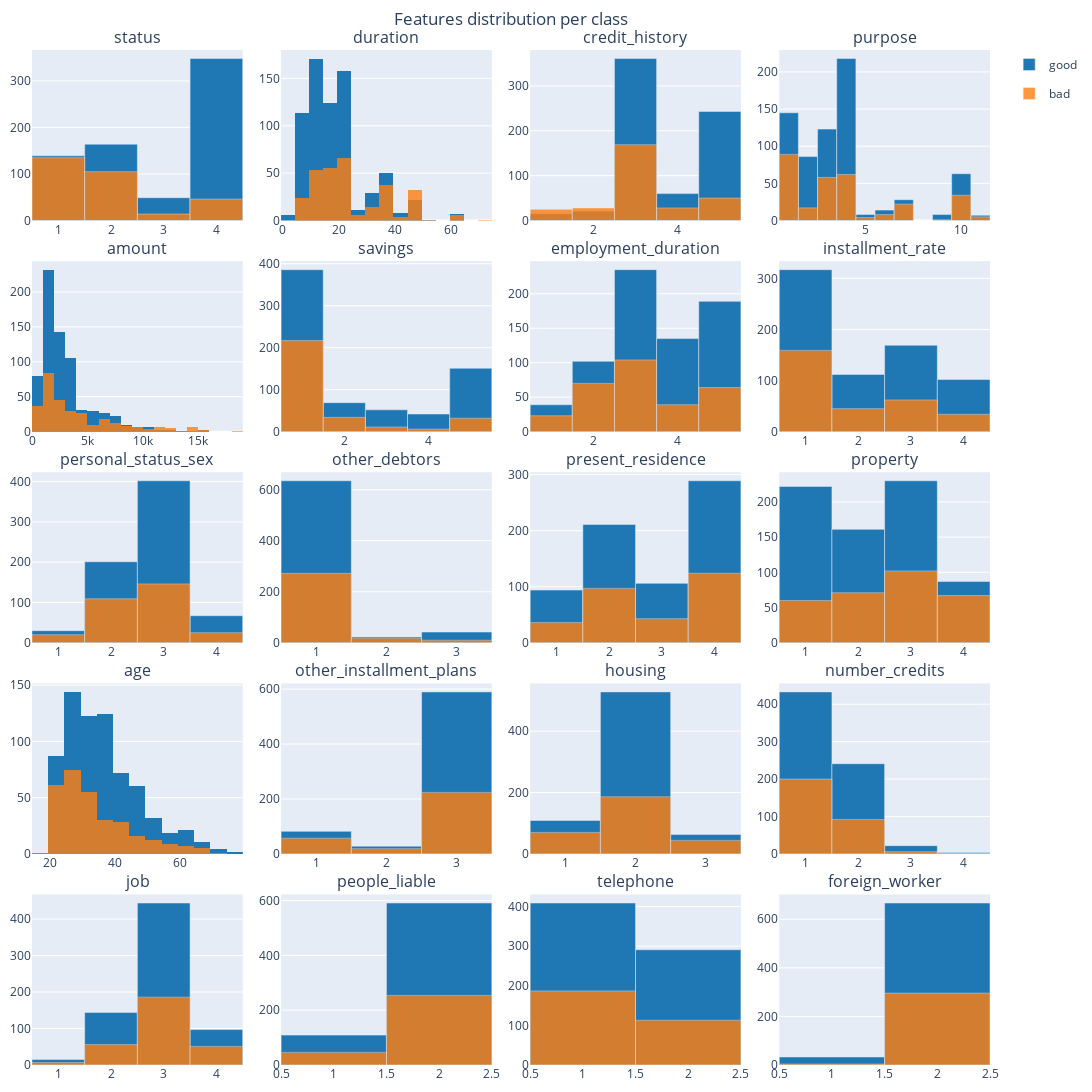

The notebook cell this image was saved under:
### Markdown cell above
## Features distribution per class

### Code cell
numerical_features = ["age", "duration", "amount"]
titles = tuple(df.keys()[0:-1])
layout = get_layout("Features distribution per class", barmode='overlay', showlegend=True)
fig = make_subplots(rows=5, cols=4, subplot_titles=titles, vertical_spacing=0.04, horizontal_spacing=0.04)
for index,feature in enumerate(titles):
    if feature not in numerical_features:
        feature_risk_df = df.groupby([feature, "credit_risk"]).size().unstack()
        fig.add_trace(go.Bar(x=feature_risk_df.index, y=feature_risk_df[0], marker = dict(color = colors[0]), legendgroup="good", showlegend=(feature==titles[0]),name="good"), row=index//4+1, col=index%4+1)
        fig.add_trace(go.Bar(x=feature_risk_df.index, y=feature_risk_df[1], marker = dict(color = colors[1]),legendgroup="bad", showlegend=(feature==titles[0]), name="bad",opacity=0.8), row=index//4+1, col=index%4+1)
    else:
        trace = go.Histogram(x=df[df["credit_risk"] == 0][feature], nbinsx=20, marker = dict(color = colors[0]),legendgroup="good", showlegend=False, name="good")
        fig.add_trace(trace ,row=index//4+1, col=index%4+1)
        trace = go.Histogram(x=df[df["credit_risk"] == 1][feature], nbinsx=20, marker = dict(color = colors[1]),legendgroup="bad", showlegend=False, name="bad", opacity=0.8)
        fig.add_trace(trace ,row=index//4+1, col=index%4+1)
fig.update_layout(layout)
fig.show()      
if SAVE_IMAGES:
    pio.write_image(fig, f"{images_folder}/distributions_by_class.png")

### Figure 1 — Plotly figure (JSON) as saved in the notebook; plotly's stock layout.template omitted (floating-point values rounded to 4 significant figures; data arrays with more than 128 entries replaced by an {"elided": "..."} marker saying what was removed)
{"data": [{"legendgroup": "good", "marker": {"color": "rgb(31, 119, 180)"}, "name": "good", "showlegend": true, "type": "bar", "x": [1, 2, 3, 4], "xaxis": "x", "y": [139, 164, 49, 348], "yaxis": "y"}, {"legendgroup": "bad", "marker": {"color": "rgb(255, 127, 14)"}, "name": "bad", "opacity": 0.8, "showlegend": true, "type": "bar", "x": [1, 2, 3, 4], "xaxis": "x", "y": [135, 105, 14, 46], "yaxis": "y"}, {"legendgroup": "good", "marker": {"color": "rgb(31, 119, 180)"}, "name": "good", "nbinsx": 20, "showlegend": false, "type": "histogram", "x": {"elided": "700 int values"}, "xaxis": "x2", "yaxis": "y2"}, {"legendgroup": "bad", "marker": {"color": "rgb(255, 127, 14)"}, "name": "bad", "nbinsx": 20, "opacity": 0.8, "showlegend": false, "type": "histogram", "x": {"elided": "300 int values"}, "xaxis": "x2", "yaxis": "y2"}, {"legendgroup": "good", "marker": {"color": "rgb(31, 119, 180)"}, "name": "good", "showlegend": false, "type": "bar", "x": [1, 2, 3, 4, 5], "xaxis": "x3", "y": [15, 21, 361, 60, 243], "yaxis": "y3"}, {"legendgroup": "bad", "marker": {"color": "rgb(255, 127, 14)"}, "name": "bad", "opacity": 0.8, "showlegend": false, "type": "bar", "x": [1, 2, 3, 4, 5], "xaxis": "x3", "y": [25, 28, 169, 28, 50], "yaxis": "y3"}, {"legendgroup": "good", "marker": {"color": "rgb(31, 119, 180)"}, "name": "good", "showlegend": false, "type": "bar", "x": [1, 2, 3, 4, 5, 6, 7, 9, 10, 11], "xaxis": "x4", "y": [145, 86, 123, 218, 8, 14, 28, 8, 63, 7], "yaxis": "y4"}, {"legendgroup": "bad", "marker": {"color": "rgb(255, 127, 14)"}, "name": "bad", "opacity": 0.8, "showlegend": false, "type": "bar", "x": [1, 2, 3, 4, 5, 6, 7, 9, 10, 11], "xaxis": "x4", "y": [89, 17, 58, 62, 4, 8, 22, 1, 34, 5], "yaxis": "y4"}, {"legendgroup": "good", "marker": {"color": "rgb(31, 119, 180)"}, "name": "good", "nbinsx": 20, "showlegend": false, "type": "histogram", "x": {"elided": "700 int values"}, "xaxis": "x5", "yaxis": "y5"}, {"legendgroup": "bad", "marker": {"color": "rgb(255, 127, 14)"}, "name": "bad", "nbinsx": 20, "opacity": 0.8, "showlegend": false, "type": "histogram", "x": {"elided": "300 int values"}, "xaxis": "x5", "yaxis": "y5"}, {"legendgroup": "good", "marker": {"color": "rgb(31, 119, 180)"}, "name": "good", "showlegend": false, "type": "bar", "x": [1, 2, 3, 4, 5], "xaxis": "x6", "y": [386, 69, 52, 42, 151], "yaxis": "y6"}, {"legendgroup": "bad", "marker": {"color": "rgb(255, 127, 14)"}, "name": "bad", "opacity": 0.8, "showlegend": false, "type": "bar", "x": [1, 2, 3, 4, 5], "xaxis": "x6", "y": [217, 34, 11, 6, 32], "yaxis": "y6"}, {"legendgroup": "good", "marker": {"color": "rgb(31, 119, 180)"}, "name": "good", "showlegend": false, "type": "bar", "x": [1, 2, 3, 4, 5], "xaxis": "x7", "y": [39, 102, 235, 135, 189], "yaxis": "y7"}, {"legendgroup": "bad", "marker": {"color": "rgb(255, 127, 14)"}, "name": "bad", "opacity": 0.8, "showlegend": false, "type": "bar", "x": [1, 2, 3, 4, 5], "xaxis": "x7", "y": [23, 70, 104, 39, 64], "yaxis": "y7"}, {"legendgroup": "good", "marker": {"color": "rgb(31, 119, 180)"}, "name": "good", "showlegend": false, "type": "bar", "x": [1, 2, 3, 4], "xaxis": "x8", "y": [317, 112, 169, 102], "yaxis": "y8"}, {"legendgroup": "bad", "marker": {"color": "rgb(255, 127, 14)"}, "name": "bad", "opacity": 0.8, "showlegend": false, "type": "bar", "x": [1, 2, 3, 4], "xaxis": "x8", "y": [159, 45, 62, 34], "yaxis": "y8"}, {"legendgroup": "good", "marker": {"color": "rgb(31, 119, 180)"}, "name": "good", "showlegend": false, "type": "bar", "x": [1, 2, 3, 4], "xaxis": "x9", "y": [30, 201, 402, 67], "yaxis": "y9"}, {"legendgroup": "bad", "marker": {"color": "rgb(255, 127, 14)"}, "name": "bad", "opacity": 0.8, "showlegend": false, "type": "bar", "x": [1, 2, 3, 4], "xaxis": "x9", "y": [20, 109, 146, 25], "yaxis": "y9"}, {"legendgroup": "good", "marker": {"color": "rgb(31, 119, 180)"}, "name": "good", "showlegend": false, "type": "bar", "x": [1, 2, 3], "xaxis": "x10", "y": [635, 23, 42], "yaxis": "y10"}, {"legendgroup": "bad", "marker": {"color": "rgb(255, 127, 14)"}, "name": "bad", "opacity": 0.8, "showlegend": false, "type": "bar", "x": [1, 2, 3], "xaxis": "x10", "y": [272, 18, 10], "yaxis": "y10"}, {"legendgroup": "good", "marker": {"color": "rgb(31, 119, 180)"}, "name": "good", "showlegend": false, "type": "bar", "x": [1, 2, 3, 4], "xaxis": "x11", "y": [94, 211, 106, 289], "yaxis": "y11"}, {"legendgroup": "bad", "marker": {"color": "rgb(255, 127, 14)"}, "name": "bad", "opacity": 0.8, "showlegend": false, "type": "bar", "x": [1, 2, 3, 4], "xaxis": "x11", "y": [36, 97, 43, 124], "yaxis": "y11"}, {"legendgroup": "good", "marker": {"color": "rgb(31, 119, 180)"}, "name": "good", "showlegend": false, "type": "bar", "x": [1, 2, 3, 4], "xaxis": "x12", "y": [222, 161, 230, 87], "yaxis": "y12"}, {"legendgroup": "bad", "marker": {"color": "rgb(255, 127, 14)"}, "name": "bad", "opacity": 0.8, "showlegend": false, "type": "bar", "x": [1, 2, 3, 4], "xaxis": "x12", "y": [60, 71, 102, 67], "yaxis": "y12"}, {"legendgroup": "good", "marker": {"color": "rgb(31, 119, 180)"}, "name": "good", "nbinsx": 20, "showlegend": false, "type": "histogram", "x": {"elided": "700 int values"}, "xaxis": "x13", "yaxis": "y13"}, {"legendgroup": "bad", "marker": {"color": "rgb(255, 127, 14)"}, "name": "bad", "nbinsx": 20, "opacity": 0.8, "showlegend": false, "type": "histogram", "x": {"elided": "300 int values"}, "xaxis": "x13", "yaxis": "y13"}, {"legendgroup": "good", "marker": {"color": "rgb(31, 119, 180)"}, "name": "good", "showlegend": false, "type": "bar", "x": [1, 2, 3], "xaxis": "x14", "y": [82, 28, 590], "yaxis": "y14"}, {"legendgroup": "bad", "marker": {"color": "rgb(255, 127, 14)"}, "name": "bad", "opacity": 0.8, "showlegend": false, "type": "bar", "x": [1, 2, 3], "xaxis": "x14", "y": [57, 19, 224], "yaxis": "y14"}, {"legendgroup": "good", "marker": {"color": "rgb(31, 119, 180)"}, "name": "good", "showlegend": false, "type": "bar", "x": [1, 2, 3], "xaxis": "x15", "y": [109, 528, 63], "yaxis": "y15"}, {"legendgroup": "bad", "marker": {"color": "rgb(255, 127, 14)"}, "name": "bad", "opacity": 0.8, "showlegend": false, "type": "bar", "x": [1, 2, 3], "xaxis": "x15", "y": [70, 186, 44], "yaxis": "y15"}, {"legendgroup": "good", "marker": {"color": "rgb(31, 119, 180)"}, "name": "good", "showlegend": false, "type": "bar", "x": [1, 2, 3, 4], "xaxis": "x16", "y": [433, 241, 22, 4], "yaxis": "y16"}, {"legendgroup": "bad", "marker": {"color": "rgb(255, 127, 14)"}, "name": "bad", "opacity": 0.8, "showlegend": false, "type": "bar", "x": [1, 2, 3, 4], "xaxis": "x16", "y": [200, 92, 6, 2], "yaxis": "y16"}, {"legendgroup": "good", "marker": {"color": "rgb(31, 119, 180)"}, "name": "good", "showlegend": false, "type": "bar", "x": [1, 2, 3, 4], "xaxis": "x17", "y": [15, 144, 444, 97], "yaxis": "y17"}, {"legendgroup": "bad", "marker": {"color": "rgb(255, 127, 14)"}, "name": "bad", "opacity": 0.8, "showlegend": false, "type": "bar", "x": [1, 2, 3, 4], "xaxis": "x17", "y": [7, 56, 186, 51], "yaxis": "y17"}, {"legendgroup": "good", "marker": {"color": "rgb(31, 119, 180)"}, "name": "good", "showlegend": false, "type": "bar", "x": [1, 2], "xaxis": "x18", "y": [109, 591], "yaxis": "y18"}, {"legendgroup": "bad", "marker": {"color": "rgb(255, 127, 14)"}, "name": "bad", "opacity": 0.8, "showlegend": false, "type": "bar", "x": [1, 2], "xaxis": "x18", "y": [46, 254], "yaxis": "y18"}, {"legendgroup": "good", "marker": {"color": "rgb(31, 119, 180)"}, "name": "good", "showlegend": false, "type": "bar", "x": [1, 2], "xaxis": "x19", "y": [409, 291], "yaxis": "y19"}, {"legendgroup": "bad", "marker": {"color": "rgb(255, 127, 14)"}, "name": "bad", "opacity": 0.8, "showlegend": false, "type": "bar", "x": [1, 2], "xaxis": "x19", "y": [187, 113], "yaxis": "y19"}, {"legendgroup": "good", "marker": {"color": "rgb(31, 119, 180)"}, "name": "good", "showlegend": false, "type": "bar", "x": [1, 2], "xaxis": "x20", "y": [33, 667], "yaxis": "y20"}, {"legendgroup": "bad", "marker": {"color": "rgb(255, 127, 14)"}, "name": "bad", "opacity": 0.8, "showlegend": false, "type": "bar", "x": [1, 2], "xaxis": "x20", "y": [4, 296], "yaxis": "y20"}], "layout": {"annotations": [{"font": {"size": 16}, "showarrow": false, "text": "status", "x": 0.11, "xanchor": "center", "xref": "paper", "y": 1, "yanchor": "bottom", "yref": "paper"}, {"font": {"size": 16}, "showarrow": false, "text": "duration", "x": 0.37, "xanchor": "center", "xref": "paper", "y": 1, "yanchor": "bottom", "yref": "paper"}, {"font": {"size": 16}, "showarrow": false, "text": "credit_history", "x": 0.63, "xanchor": "center", "xref": "paper", "y": 1, "yanchor": "bottom", "yref": "paper"}, {"font": {"size": 16}, "showarrow": false, "text": "purpose", "x": 0.89, "xanchor": "center", "xref": "paper", "y": 1, "yanchor": "bottom", "yref": "paper"}, {"font": {"size": 16}, "showarrow": false, "text": "amount", "x": 0.11, "xanchor": "center", "xref": "paper", "y": 0.792, "yanchor": "bottom", "yref": "paper"}, {"font": {"size": 16}, "showarrow": false, "text": "savings", "x": 0.37, "xanchor": "center", "xref": "paper", "y": 0.792, "yanchor": "bottom", "yref": "paper"}, {"font": {"size": 16}, "showarrow": false, "text": "employment_duration", "x": 0.63, "xanchor": "center", "xref": "paper", "y": 0.792, "yanchor": "bottom", "yref": "paper"}, {"font": {"size": 16}, "showarrow": false, "text": "installment_rate", "x": 0.89, "xanchor": "center", "xref": "paper", "y": 0.792, "yanchor": "bottom", "yref": "paper"}, {"font": {"size": 16}, "showarrow": false, "text": "personal_status_sex", "x": 0.11, "xanchor": "center", "xref": "paper", "y": 0.584, "yanchor": "bottom", "yref": "paper"}, {"font": {"size": 16}, "showarrow": false, "text": "other_debtors", "x": 0.37, "xanchor": "center", "xref": "paper", "y": 0.584, "yanchor": "bottom", "yref": "paper"}, {"font": {"size": 16}, "showarrow": false, "text": "present_residence", "x": 0.63, "xanchor": "center", "xref": "paper", "y": 0.584, "yanchor": "bottom", "yref": "paper"}, {"font": {"size": 16}, "showarrow": false, "text": "property", "x": 0.89, "xanchor": "center", "xref": "paper", "y": 0.584, "yanchor": "bottom", "yref": "paper"}, {"font": {"size": 16}, "showarrow": false, "text": "age", "x": 0.11, "xanchor": "center", "xref": "paper", "y": 0.376, "yanchor": "bottom", "yref": "paper"}, {"font": {"size": 16}, "showarrow": false, "text": "other_installment_plans", "x": 0.37, "xanchor": "center", "xref": "paper", "y": 0.376, "yanchor": "bottom", "yref": "paper"}, {"font": {"size": 16}, "showarrow": false, "text": "housing", "x": 0.63, "xanchor": "center", "xref": "paper", "y": 0.376, "yanchor": "bottom", "yref": "paper"}, {"font": {"size": 16}, "showarrow": false, "text": "number_credits", "x": 0.89, "xanchor": "center", "xref": "paper", "y": 0.376, "yanchor": "bottom", "yref": "paper"}, {"font": {"size": 16}, "showarrow": false, "text": "job", "x": 0.11, "xanchor": "center", "xref": "paper", "y": 0.168, "yanchor": "bottom", "yref": "paper"}, {"font": {"size": 16}, "showarrow": false, "text": "people_liable", "x": 0.37, "xanchor": "center", "xref": "paper", "y": 0.168, "yanchor": "bottom", "yref": "paper"}, {"font": {"size": 16}, "showarrow": false, "text": "telephone", "x": 0.63, "xanchor": "center", "xref": "paper", "y": 0.168, "yanchor": "bottom", "yref": "paper"}, {"font": {"size": 16}, "showarrow": false, "text": "foreign_worker", "x": 0.89, "xanchor": "center", "xref": "paper", "y": 0.168, "yanchor": "bottom", "yref": "paper"}], "autosize": true, "barmode": "overlay", "height": 1200, "margin": {"b": 10, "l": 10, "r": 10, "t": 50}, "showlegend": true, "title": {"text": "Features distribution per class", "x": 0.5, "xref": "paper"}, "width": 1100, "xaxis": {"anchor": "y", "automargin": true, "domain": [0, 0.22], "tickangle": 0}, "xaxis10": {"anchor": "y10", "domain": [0.26, 0.48]}, "xaxis11": {"anchor": "y11", "domain": [0.52, 0.74]}, "xaxis12": {"anchor": "y12", "domain": [0.78, 1]}, "xaxis13": {"anchor": "y13", "domain": [0, 0.22]}, "xaxis14": {"anchor": "y14", "domain": [0.26, 0.48]}, "xaxis15": {"anchor": "y15", "domain": [0.52, 0.74]}, "xaxis16": {"anchor": "y16", "domain": [0.78, 1]}, "xaxis17": {"anchor": "y17", "domain": [0, 0.22]}, "xaxis18": {"anchor": "y18", "domain": [0.26, 0.48]}, "xaxis19": {"anchor": "y19", "domain": [0.52, 0.74]}, "xaxis2": {"anchor": "y2", "domain": [0.26, 0.48]}, "xaxis20": {"anchor": "y20", "domain": [0.78, 1]}, "xaxis3": {"anchor": "y3", "domain": [0.52, 0.74]}, "xaxis4": {"anchor": "y4", "domain": [0.78, 1]}, "xaxis5": {"anchor": "y5", "domain": [0, 0.22]}, "xaxis6": {"anchor": "y6", "domain": [0.26, 0.48]}, "xaxis7": {"anchor": "y7", "domain": [0.52, 0.74]}, "xaxis8": {"anchor": "y8", "domain": [0.78, 1]}, "xaxis9": {"anchor": "y9", "domain": [0, 0.22]}, "yaxis": {"anchor": "x", "automargin": true, "domain": [0.832, 1]}, "yaxis10": {"anchor": "x10", "domain": [0.416, 0.584]}, "yaxis11": {"anchor": "x11", "domain": [0.416, 0.584]}, "yaxis12": {"anchor": "x12", "domain": [0.416, 0.584]}, "yaxis13": {"anchor": "x13", "domain": [0.208, 0.376]}, "yaxis14": {"anchor": "x14", "domain": [0.208, 0.376]}, "yaxis15": {"anchor": "x15", "domain": [0.208, 0.376]}, "yaxis16": {"anchor": "x16", "domain": [0.208, 0.376]}, "yaxis17": {"anchor": "x17", "domain": [0, 0.168]}, "yaxis18": {"anchor": "x18", "domain": [0, 0.168]}, "yaxis19": {"anchor": "x19", "domain": [0, 0.168]}, "yaxis2": {"anchor": "x2", "domain": [0.832, 1]}, "yaxis20": {"anchor": "x20", "domain": [0, 0.168]}, "yaxis3": {"anchor": "x3", "domain": [0.832, 1]}, "yaxis4": {"anchor": "x4", "domain": [0.832, 1]}, "yaxis5": {"anchor": "x5", "domain": [0.624, 0.792]}, "yaxis6": {"anchor": "x6", "domain": [0.624, 0.792]}, "yaxis7": {"anchor": "x7", "domain": [0.624, 0.792]}, "yaxis8": {"anchor": "x8", "domain": [0.624, 0.792]}, "yaxis9": {"anchor": "x9", "domain": [0.416, 0.584]}}}
